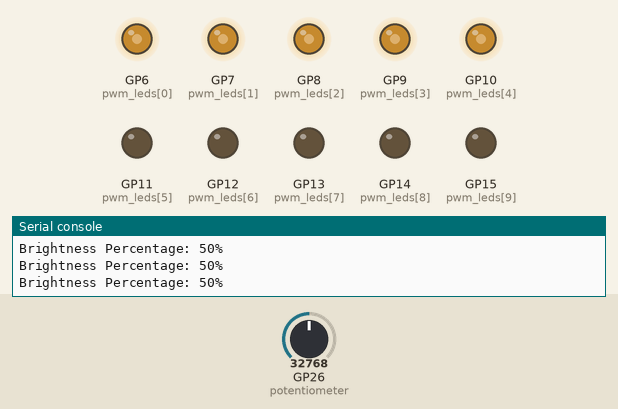
This program was run on a simulated Raspberry Pi Pico running MicroPython. Parts: output pins drawn as LEDs (lit = HIGH), the last lines printed to the serial console. The test bench sets the inputs (shaded band); at power-on: GP26 (potentiometer) = 32768 (analog values on the 0–65535 scale).

Above: at 1.2 s.
1.3 s: GP26 (potentiometer) set to 45874
At 1.8 s:
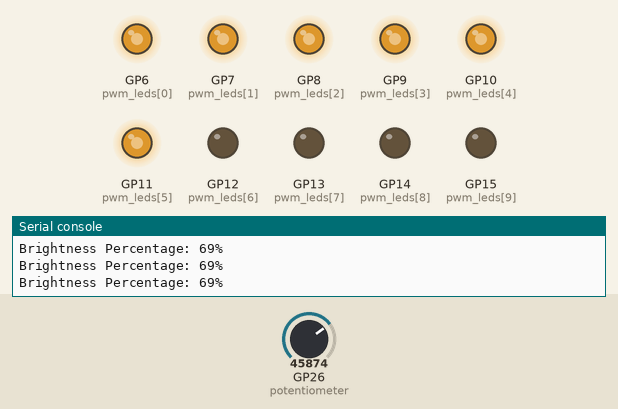
2.8 s: GP26 (potentiometer) set to 57670
At 3.3 s:
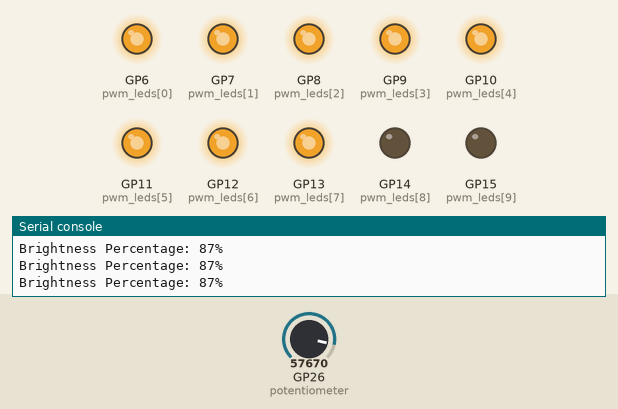
4.3 s: GP26 (potentiometer) set to 65535
At 4.8 s:
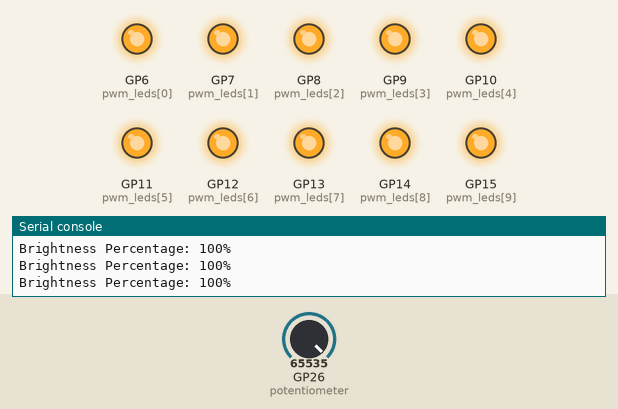
5.8 s: GP26 (potentiometer) set to 32767
At 6.3 s:
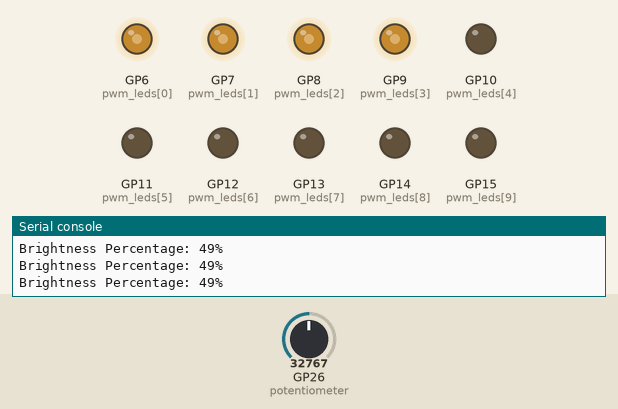
7.3 s: GP26 (potentiometer) set to 19660
At 7.8 s:
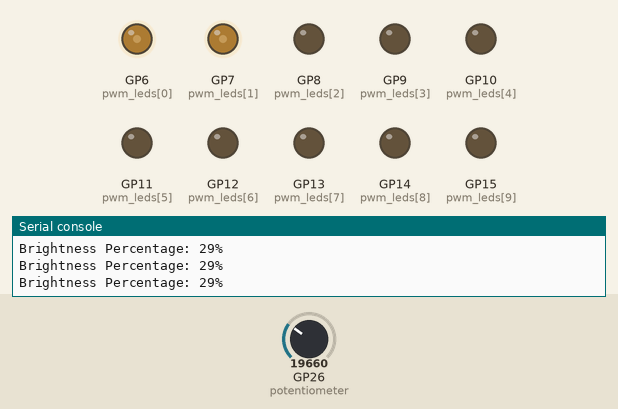
8.8 s: GP26 (potentiometer) set to 7864
At 9.3 s:
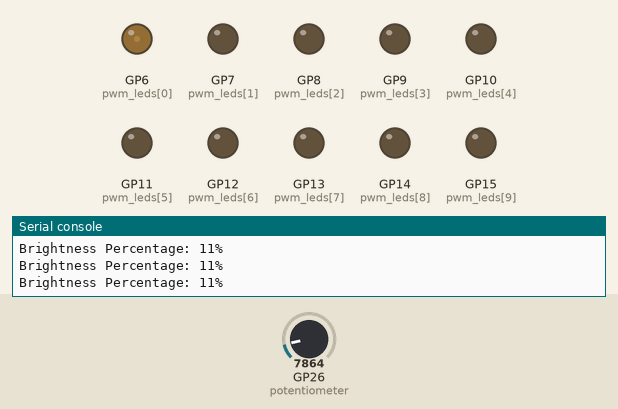
Timing chart, 0 to 11.3 s (numbered marks = the images above; inputs shaded):
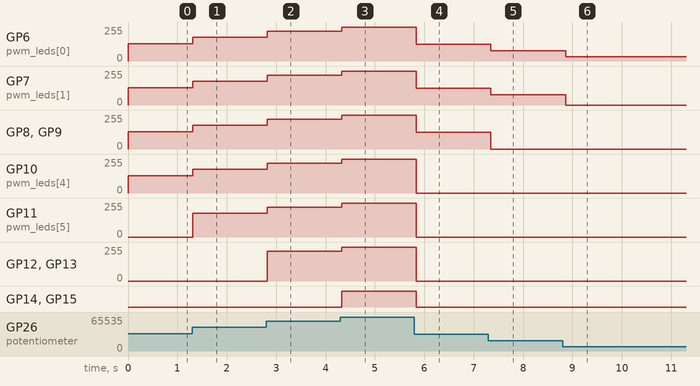

Measured:
- after the input at 1.3 s, GP6 (pwm_leds[0]), GP7 (pwm_leds[1]), GP8 (pwm_leds[2]), GP9 (pwm_leds[3]), GP10 (pwm_leds[4]): 128/255 → 178/255 at once; GP11 (pwm_leds[5]): 0/255 → 178/255 at once
- after the input at 2.8 s, GP6 (pwm_leds[0]), GP7 (pwm_leds[1]), GP8 (pwm_leds[2]), GP9 (pwm_leds[3]), GP10 (pwm_leds[4]), GP11 (pwm_leds[5]): 178/255 → 224/255 at once; GP12 (pwm_leds[6]), GP13 (pwm_leds[7]): 0/255 → 224/255 at once
- after the input at 4.3 s, GP6 (pwm_leds[0]), GP7 (pwm_leds[1]), GP8 (pwm_leds[2]), GP9 (pwm_leds[3]), GP10 (pwm_leds[4]), GP11 (pwm_leds[5]), GP12 (pwm_leds[6]), GP13 (pwm_leds[7]): 224/255 → 255/255 at once; GP14 (pwm_leds[8]), GP15 (pwm_leds[9]): LOW → HIGH at once
- after the input at 5.8 s, GP6 (pwm_leds[0]), GP7 (pwm_leds[1]), GP8 (pwm_leds[2]), GP9 (pwm_leds[3]): 255/255 → 127/255 at once; GP10 (pwm_leds[4]), GP11 (pwm_leds[5]), GP12 (pwm_leds[6]), GP13 (pwm_leds[7]): 255/255 → 0/255 at once; GP14 (pwm_leds[8]), GP15 (pwm_leds[9]): HIGH → LOW at once
- after the input at 7.3 s, GP6 (pwm_leds[0]), GP7 (pwm_leds[1]): 127/255 → 76/255 after 0.05 s; GP8 (pwm_leds[2]), GP9 (pwm_leds[3]): 127/255 → 0/255 after 0.05 s
- after the input at 8.8 s, GP6 (pwm_leds[0]): 76/255 → 31/255 after 0.06 s; GP7 (pwm_leds[1]): 76/255 → 0/255 after 0.06 s

The program:

10SegDisplay-PMGraph.py
```python
from machine import Pin, ADC, PWM
import utime

# GPIO pins for each LED in the display
led_pins = [6, 7, 8, 9, 10, 11, 12, 13, 14, 15]

# each LED pin as a PWM output to control brightness
pwm_leds = [PWM(Pin(pin)) for pin in led_pins]
for pwm in pwm_leds:
    pwm.freq(1000)

# potentiometer input GP26/ADC0
potentiometer = ADC(26)

while True:
    # read the potentiometer value (0-65535)
    pot_value = potentiometer.read_u16()

    # map the potentiometer value to the number of LEDs
    num_leds_on = int(pot_value / 6553.5)

    # map the potentiometer value to brightness
    brightness = int(pot_value)

    # turn on LEDs based on the number and control brightness with PWM
    for i in range(10):
        if i < num_leds_on:
            pwm_leds[i].duty_u16(brightness)
        else:
            pwm_leds[i].duty_u16(0)

    # convert the ADC value to a percentage
    percentage = int(pot_value / (65535 / 100))

    # print the percentage value
    print(f"Brightness Percentage: {percentage}%")

    utime.sleep(0.1)  # small delay for smooth updates
```
